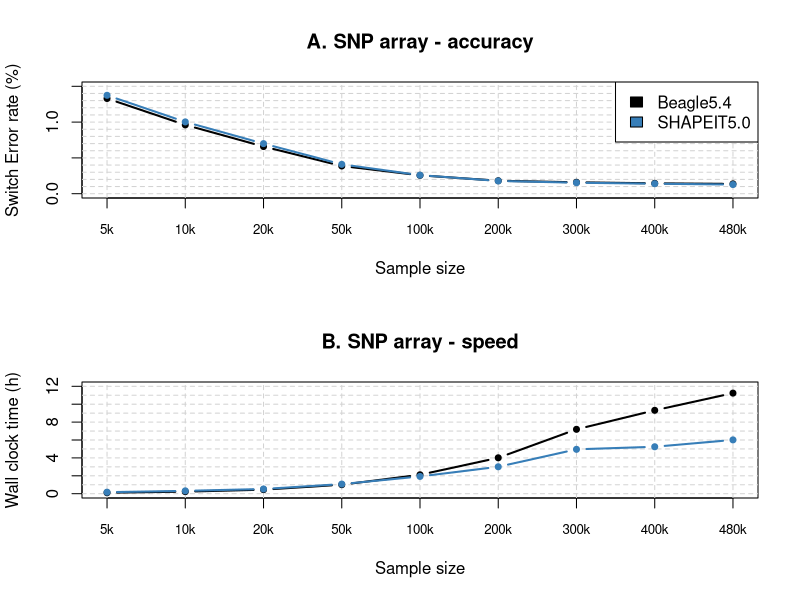

This chart was generated by the following R code:
###### COLORS ######

library(RColorBrewer)
COLpair = brewer.pal(12,"Paired")
COLdiff = brewer.pal(8,"Set1")

###### VECTORS ######
SIZE=c(5000,10000,20000,50000,100000,200000,300000,400000,480853)
lSIZE=c("5k","10k","20k","50k","100k","200k","300k","400k","480k")
nSIZE=length(SIZE)
options(scipen=999)

###### DATA ######
D=read.table("../step1_array/data/data.txt", head=TRUE, stringsAsFactors=FALSE)


#########################################################################################
#					FIGURE0						#
#			Plot switch error rates & speed vs sample size 		#						
#########################################################################################

pdf("PDFs/figure0.pdf",6,10)
par(mfrow=c(2,1))

plot(0,0, type='n', xlim=c(1, nSIZE), ylim=c(0.0, 1.5), main="A. SNP array - accuracy", xlab="Sample size", ylab="Switch Error rate (%)", xaxt="n")
axis(1, at=1:nSIZE, label=lSIZE, cex.axis=0.8)
abline(h=seq(0.0,1.5,0.1), col="lightgrey", lty=2)
abline(v=1:nSIZE, col="lightgrey", lty=2)
points(1:nSIZE, D$BeagleTrio, type="b", col="black", lwd=2, pch=20)
points(1:nSIZE, D$ShapeitTrio, type="b", col=COLdiff[2], lwd=2, pch=20)
legend("topright", legend=c("Beagle5.4","SHAPEIT5.0"), fill=c("black", COLdiff[2]), bg="white")

plot(0,0, type='n', xlim=c(1, nSIZE), ylim=c(0.0,12), main="B. SNP array - speed", xlab="Sample size", ylab="Wall clock time (h)", xaxt="n")
axis(1, at=1:nSIZE, label=lSIZE, cex.axis=0.8)
abline(h=seq(0,12,1), col="lightgrey", lty=2)
abline(v=1:nSIZE, col="lightgrey", lty=2)
points(1:nSIZE, D$BeagleT/3600, type="b", col="black", lwd=2, pch=20)
points(1:nSIZE, D$ShapeitT/3600, type="b", col=COLdiff[2], lwd=2, pch=20)

dev.off()

